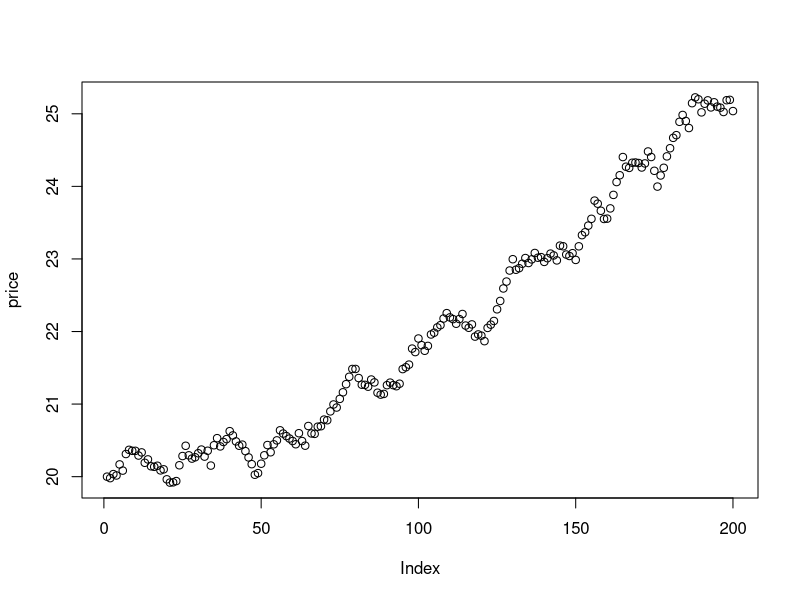

The R source for this figure:
nDays = 200
gainRate <- rnorm(nDays, mean = 1.001, sd = 0.005)

price <- vector()
price[1] <- 20

for (i in 2:nDays) {
  price[[i]] <- price[[i - 1]] * gainRate[i]
}

plot(price)
